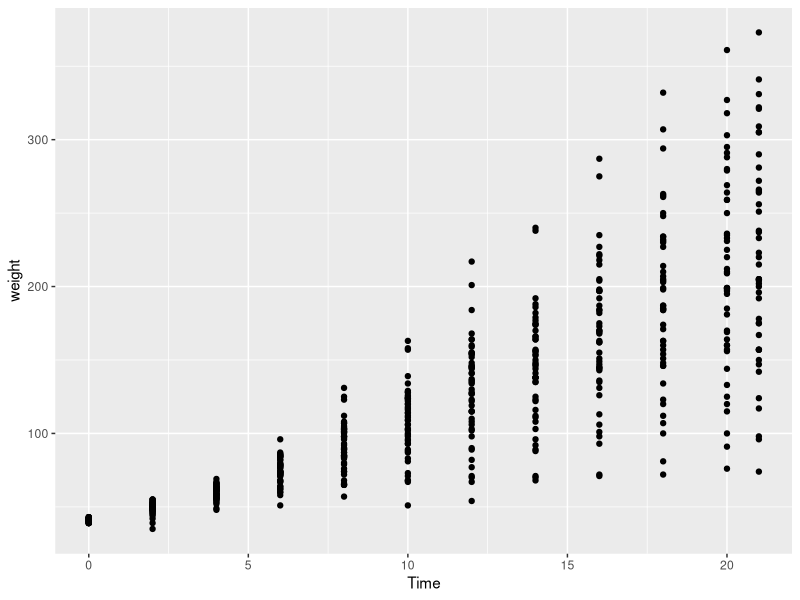
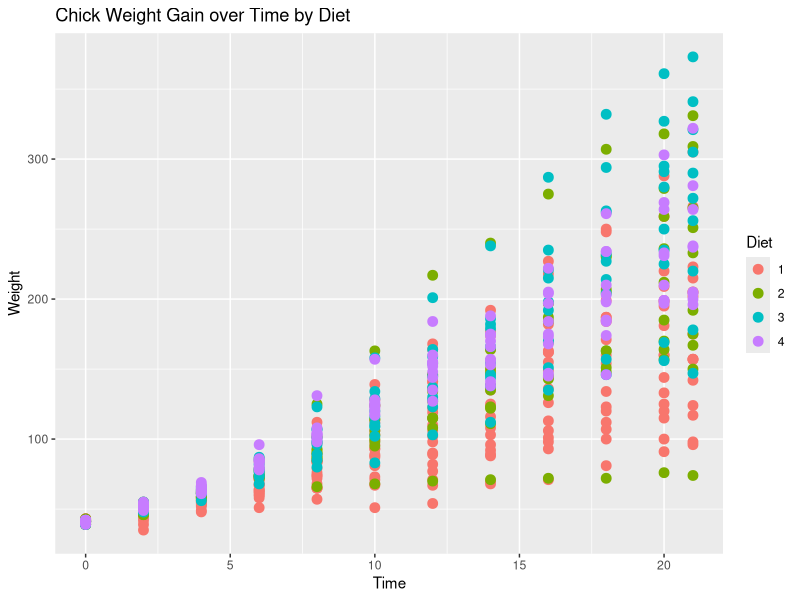
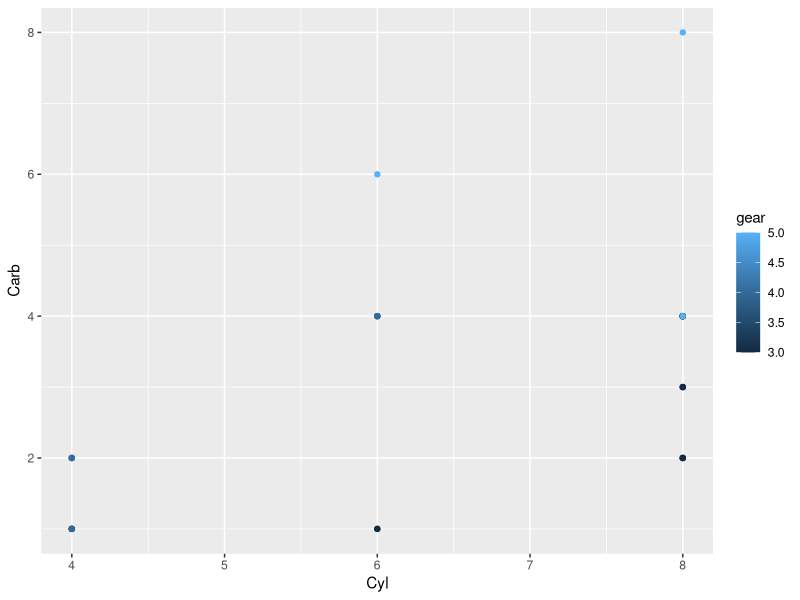
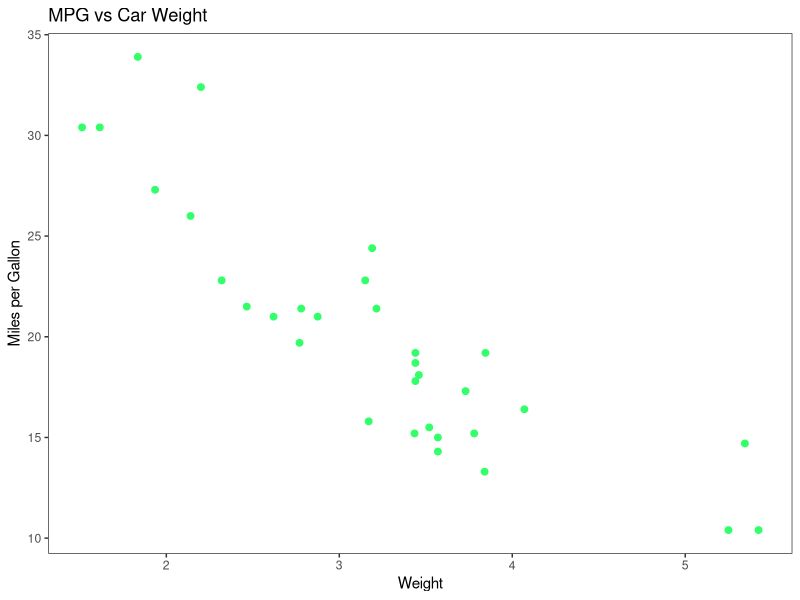
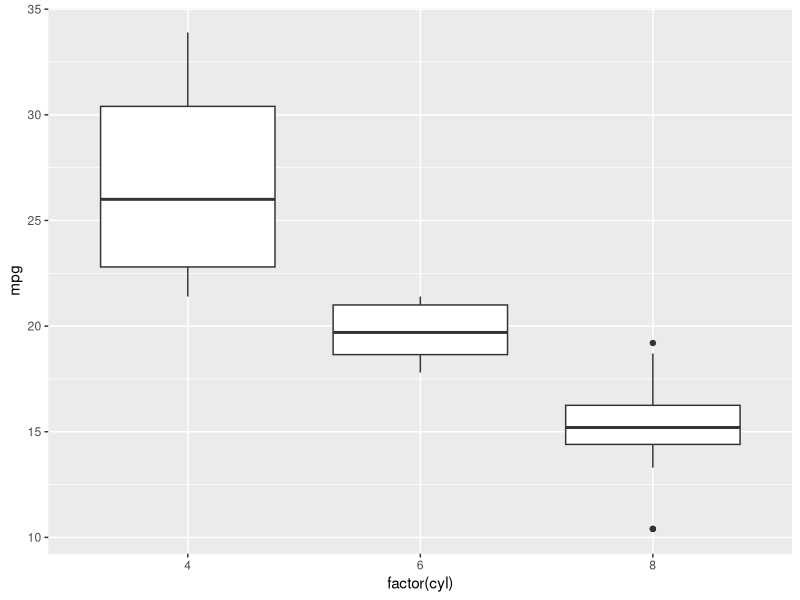
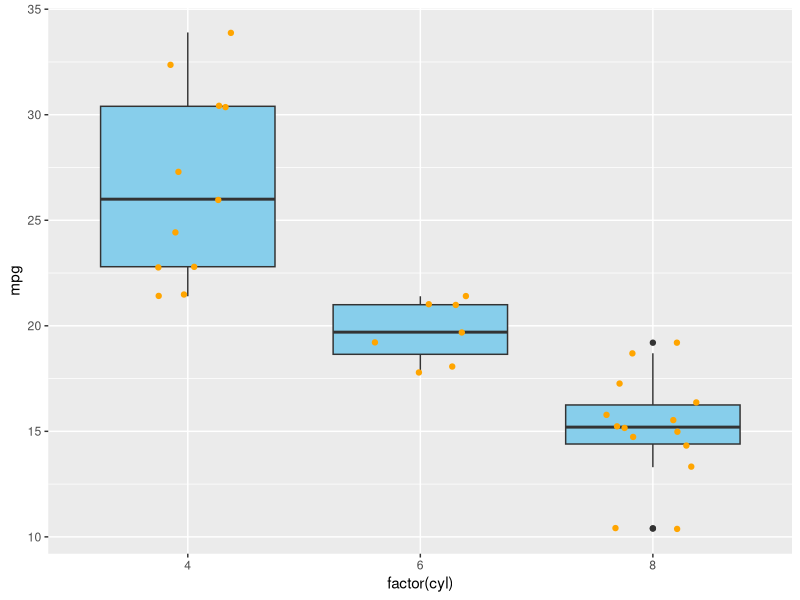
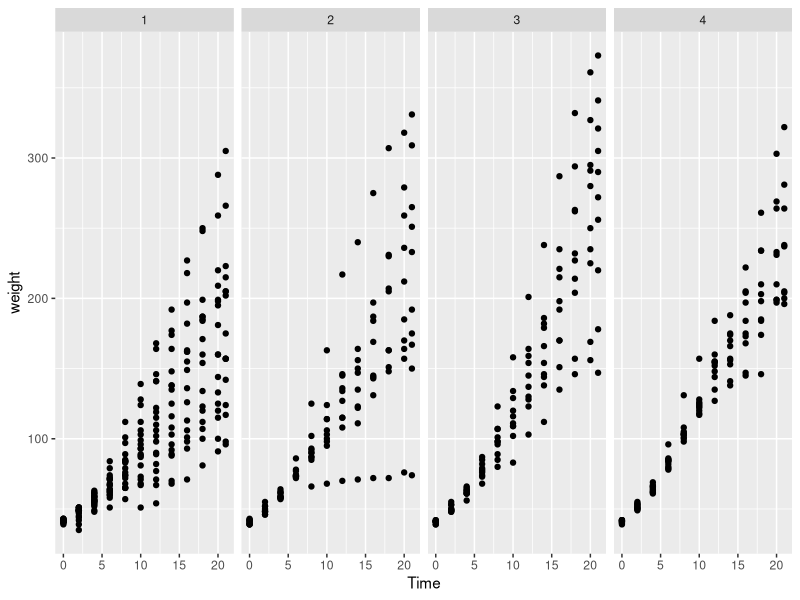
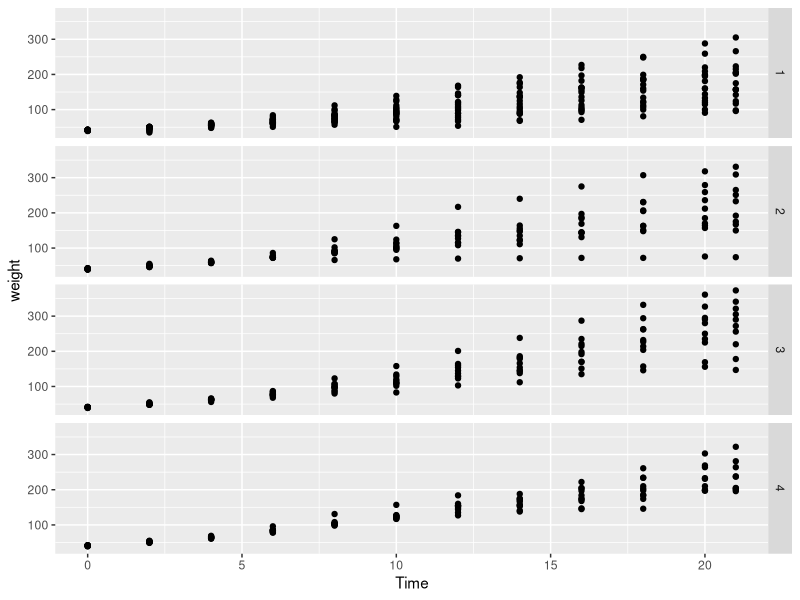

The R script that drew these images, in order:
#ggplot2----

#`ggplot2`, like `dplyr`, is also one of the core packages of the tidyverse. It is useful for creating complex and aesthetically pleasing visualizations.

library(tidyverse)

## sactter plot----
ggplot(data = ChickWeight, #data
       aes(x = Time, y = weight)) + geom_point() #geometry

ggplot(data = ChickWeight, aes(x = Time, y = weight, color = Diet)) + 
  geom_point(size = 3) + 
  labs(title = "Chick Weight Gain over Time by Diet", x = "Time", y = "Weight")

data("mtcars")
ggplot(data = mtcars,aes(x=cyl,y=carb, colour = gear))+
  geom_point()+
  labs(tittle="no. of carb over cyl by gear",x="Cyl",y="Carb")

# Using ggplot2
library(ggplot2)

ggplot(mtcars, aes(x = wt, y = mpg)) +
  geom_point(color = "#33ff6b", size = 2) +
  labs(title = "MPG vs Car Weight",
       x = "Weight",
       y = "Miles per Gallon") +
  theme_test()



data("ChickWeight")

##Box plot----

library(ggplot2)

ggplot(mtcars, aes(x = factor(cyl), y = mpg)) +
  geom_boxplot()

library(ggplot2)

ggplot(mtcars, aes(x = factor(cyl), y = mpg)) +
  geom_boxplot(fill = "skyblue") +
  geom_jitter(width = 0.2,color="orange",alpha=05)
  labs(title = "MPG by Cylinder Count",
       x = "Cylinders",
       y = "Miles per Gallon") +
  theme_bw()

##facet----
ggplot(data = ChickWeight, aes(x = Time, y = weight)) +
    geom_point() +
    facet_grid(. ~ Diet)
ggplot(data = ChickWeight, aes(x = Time, y = weight)) +
    geom_point() +
    facet_grid(Diet ~ .)


data("Indometh")

ggplot(data = Indometh, aes(x=time, y=conc))+
  geom_point()

ggplot(data = Indometh, aes(x = time, y = conc, color=Subject)) +
  geom_point() +
  facet_grid(Subject ~ .)

ggplot(data = Indometh, aes(x = time, y = conc, color=Subject)) +
  geom_point() +
  facet_grid(.~Subject)

#  Make a scatterplot that visualizes the relationship between `time` and `conc`.
?ggplot
ggplot(Indometh,aes(x=time,y=conc,))+
  geom_point(colour="green",size=2,alpha=0.5)+labs(tittle="distribution of concentration over time",
                                                   x="Time",
                                                   y="concentration")+
  theme_get()

#Make a boxplot that visualizes the `conc` distribution for each `Subject`.

ggplot(Indometh,aes(x=time,y=conc,))+
  geom_boxplot(fill="green",size=1)+
  facet_grid(.~Subject)

# Create the boxplot
ggplot(Indometh, aes(x = factor(Subject), y = conc)) +
  geom_boxplot(fill = "lightgreen", outlier.shape = NA) +
  geom_jitter(width = 0.2, color = "darkgreen", alpha = 0.6) +
  labs(title = "Concentration Distribution by Subject",
       x = "Subject",
       y = "Drug Concentration (conc)") +
  theme_minimal()

#Make a plot with facets that visualizes the relationship between `time` and `conc` for each `Subject`.

ggplot(Indometh, aes(x = time, y = conc)) +
  geom_point(color = "blue", size = 2) +       # Points
  geom_line(color = "darkblue") +              # Lines connecting points
  facet_wrap(~ Subject) +                      # Facet by Subject
  labs(title = "Time vs Concentration for Each Subject",
       x = "Time",
       y = "Drug Concentration (conc)") +
  theme_minimal()

data("Theoph")
print(Theoph)
str(Theoph)
#Make a scatterplot that visualizes the relationship between `Time` and `conc`.

ggplot(Theoph,aes(x=Time,y=conc))+geom_point(color="orange",size=2)+
  geom_line(color="orange")


ggplot(Theoph, aes(x = Time, y = conc)) +
  geom_point(color = "purple", size = 2) +
  labs(title = "Theophylline Concentration Over Time",
       x = "Time (hr)",
       y = "Concentration (mg/L)") +
  theme_minimal()

#Make a boxplot that visualizes the `conc` distribution for each `Dose`. If `Dose` is not yet a factor, you will have to use `factor(Dose)`.

  
ggplot(Theoph, aes(x = factor(Dose), y = conc)) +
    geom_boxplot(fill = "skyblue") +
    geom_jitter(width = 0.2, color = "darkblue", alpha = 0.6)+
    labs(title = "Distribution of Theophylline Concentration by Dose",
         x = "Dose (grouped as factor)",
         y = "Concentration (mg/L)") +
    theme_minimal()
#Make a boxplot that visualizes the `conc` distribution for each `Subject`. If `Subject` is not yet a factor, you will have to use `factor(Subject)`.
ggplot(Theoph,aes(x=factor(Subject),y=conc))+
  geom_boxplot(fill="pink")+
  geom_jitter(width=1,color="orange")+
  labs(title = "Distribution of Theophylline Concentration by Dose",
                                   x = "Subject (grouped as factor)",
                                   y = "Concentration (mg/L)") +
  theme_minimal()

ggplot(Theoph, aes(x = Time, y = conc)) +
  geom_point(color = "darkorange", size = 2) +
  geom_line(aes(group = Subject), color = "gray40") +
  facet_wrap(Dose ~ Subject) +  # Facet by Dose (rows) and Subject (columns)
  labs(title = "Theophylline Concentration Over Time",
       subtitle = "Faceted by Subject and Dose",
       x = "Time (hr)",
       y = "Concentration (mg/L)") +
  theme_bw()


Theoph$Sub_Dose <- paste("Subject", Theoph$Subject, "\nDose", Theoph$Dose)

# Enhanced plot
ggplot(Theoph, aes(x = Time, y = conc, color = factor(Dose))) +
  geom_point(size = 2) +
  geom_smooth(method = "loess", se = FALSE, linewidth = 1.2) +
  facet_wrap(~ Sub_Dose, ncol = 4) +
  labs(title = "Theophylline Concentration Over Time",
       subtitle = "Each panel shows one Subject-Dose combination",
       x = "Time (hr)",
       y = "Concentration (mg/L)",
       color = "Dose (mg)") +
  theme_minimal(base_size = 12) +
  theme(strip.text = element_text(face = "bold"),
        plot.title = element_text(face = "bold", hjust = 0.5),
        plot.subtitle = element_text(hjust = 0.5))  


library(tidyverse)

data("esoph")
tibble(esoph)

age_summary <- esoph %>%
  group_by(agegp) %>%  summarise(total_cases = sum(ncases))

ggplot(age_summary, aes(x = agegp, y = total_cases)) +
  geom_bar(stat = "identity", fill = "lightgreen") +
  labs(title = "Esophageal Cancer Cases by Age Group",
       x = "Age Group",
       y = "Total Number of Cases") +
  theme_minimal()

alcgp_summary<- esoph %>% 
  mutate(alcgp = factor(gsub("g/day", "", as.character(alcgp))))

tibble(alcgp_summary)


esoph_mutated <- esoph %>%
  mutate(npeople = ncases + ncontrols) %>%
  mutate(esoph_freq = ncases / npeople)

ggplot(data = esoph_mutated, aes(x = agegp, y = esoph_freq)) +
  geom_boxplot() +
  geom_jitter(color = "orange", alpha = 0.5)


ggplot(data = esoph_mutated, aes(x = alcgp, y = esoph_freq)) +
  geom_boxplot(fill="lightblue") +
  geom_jitter(color = "orange", alpha = 0.5)

ggplot(data = esoph_mutated, aes(x = tobgp, y = esoph_freq)) +
  geom_boxplot(fill="lightgreen") +
  geom_jitter(color = "orange", alpha = 0.5)         

ggplot(data = esoph_mutated, aes(x = agegp, y = esoph_freq)) +
  geom_point(color="purple") +
  facet_grid(tobgp ~ alcgp)
